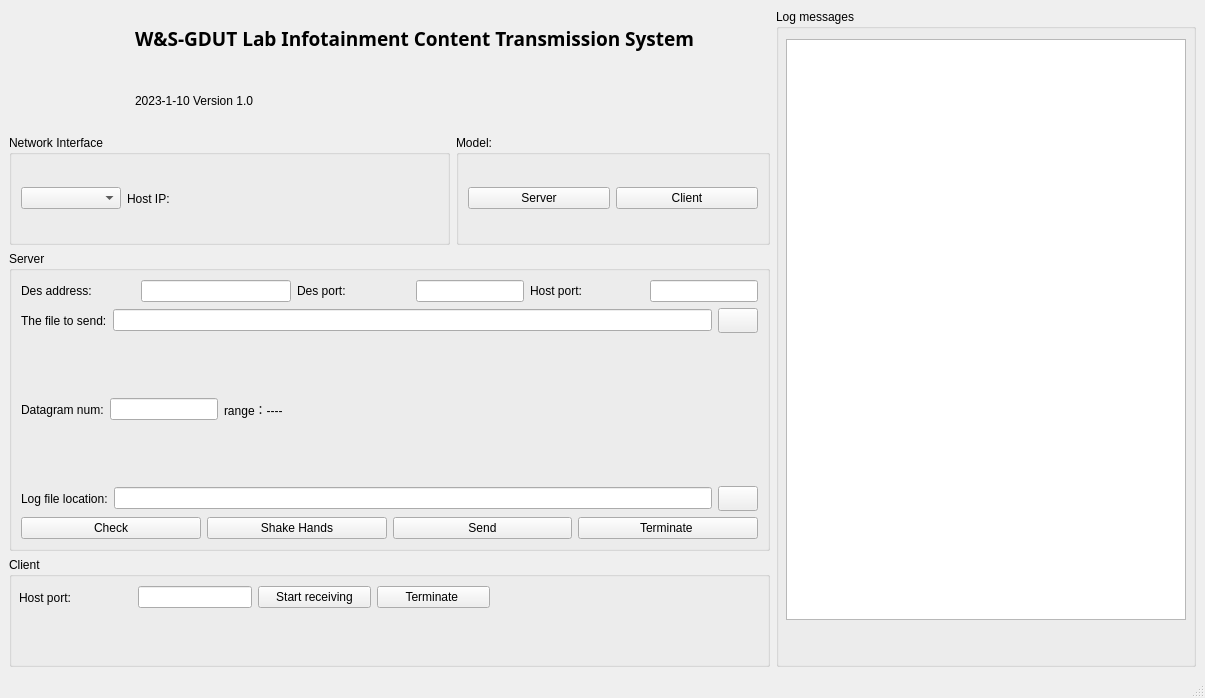
<?xml version="1.0" encoding="UTF-8"?>
<ui version="4.0">
 <class>TransmissionWindow</class>
 <widget class="QMainWindow" name="TransmissionWindow">
  <property name="geometry">
   <rect>
    <x>0</x>
    <y>0</y>
    <width>1205</width>
    <height>698</height>
   </rect>
  </property>
  <property name="sizePolicy">
   <sizepolicy hsizetype="Expanding" vsizetype="Expanding">
    <horstretch>0</horstretch>
    <verstretch>0</verstretch>
   </sizepolicy>
  </property>
  <property name="windowTitle">
   <string>TransmissionWindow</string>
  </property>
  <widget class="QWidget" name="centralwidget">
   <layout class="QGridLayout" name="gridLayout">
    <item row="0" column="0" rowspan="2">
     <widget class="QLabel" name="label_9">
      <property name="sizePolicy">
       <sizepolicy hsizetype="Fixed" vsizetype="Fixed">
        <horstretch>0</horstretch>
        <verstretch>0</verstretch>
       </sizepolicy>
      </property>
      <property name="minimumSize">
       <size>
        <width>120</width>
        <height>120</height>
       </size>
      </property>
      <property name="styleSheet">
       <string notr="true">image: url(:/file/image/logo.png);</string>
      </property>
      <property name="text">
       <string/>
      </property>
     </widget>
    </item>
    <item row="0" column="1" colspan="2">
     <widget class="QLabel" name="label_7">
      <property name="sizePolicy">
       <sizepolicy hsizetype="Minimum" vsizetype="Fixed">
        <horstretch>0</horstretch>
        <verstretch>0</verstretch>
       </sizepolicy>
      </property>
      <property name="minimumSize">
       <size>
        <width>600</width>
        <height>50</height>
       </size>
      </property>
      <property name="font">
       <font>
        <family>等线 Light</family>
        <pointsize>14</pointsize>
        <bold>true</bold>
       </font>
      </property>
      <property name="text">
       <string>W&amp;S-GDUT Lab Infotainment Content Transmission System</string>
      </property>
     </widget>
    </item>
    <item row="0" column="3" rowspan="5">
     <widget class="QGroupBox" name="groupBox_5">
      <property name="sizePolicy">
       <sizepolicy hsizetype="Minimum" vsizetype="Minimum">
        <horstretch>0</horstretch>
        <verstretch>0</verstretch>
       </sizepolicy>
      </property>
      <property name="minimumSize">
       <size>
        <width>420</width>
        <height>560</height>
       </size>
      </property>
      <property name="title">
       <string>Log messages</string>
      </property>
      <widget class="QTextBrowser" name="logOutputTextBrowser">
       <property name="geometry">
        <rect>
         <x>10</x>
         <y>30</y>
         <width>400</width>
         <height>581</height>
        </rect>
       </property>
       <property name="sizePolicy">
        <sizepolicy hsizetype="Minimum" vsizetype="Minimum">
         <horstretch>0</horstretch>
         <verstretch>0</verstretch>
        </sizepolicy>
       </property>
       <property name="minimumSize">
        <size>
         <width>400</width>
         <height>440</height>
        </size>
       </property>
      </widget>
     </widget>
    </item>
    <item row="1" column="1">
     <widget class="QLabel" name="label_10">
      <property name="sizePolicy">
       <sizepolicy hsizetype="Preferred" vsizetype="Fixed">
        <horstretch>0</horstretch>
        <verstretch>0</verstretch>
       </sizepolicy>
      </property>
      <property name="minimumSize">
       <size>
        <width>0</width>
        <height>50</height>
       </size>
      </property>
      <property name="text">
       <string>2023-1-10 Version 1.0</string>
      </property>
     </widget>
    </item>
    <item row="2" column="0" colspan="2">
     <widget class="QGroupBox" name="adapterGroupBox">
      <property name="sizePolicy">
       <sizepolicy hsizetype="Minimum" vsizetype="Minimum">
        <horstretch>0</horstretch>
        <verstretch>0</verstretch>
       </sizepolicy>
      </property>
      <property name="minimumSize">
       <size>
        <width>300</width>
        <height>50</height>
       </size>
      </property>
      <property name="title">
       <string>Network Interface</string>
      </property>
      <layout class="QVBoxLayout" name="verticalLayout_6">
       <item>
        <layout class="QHBoxLayout" name="horizontalLayout_13">
         <item>
          <widget class="QComboBox" name="adapterDomboBox">
           <property name="sizePolicy">
            <sizepolicy hsizetype="Fixed" vsizetype="Fixed">
             <horstretch>0</horstretch>
             <verstretch>0</verstretch>
            </sizepolicy>
           </property>
           <property name="minimumSize">
            <size>
             <width>100</width>
             <height>20</height>
            </size>
           </property>
          </widget>
         </item>
         <item>
          <widget class="QLabel" name="hostIpLabel">
           <property name="sizePolicy">
            <sizepolicy hsizetype="Minimum" vsizetype="Minimum">
             <horstretch>0</horstretch>
             <verstretch>0</verstretch>
            </sizepolicy>
           </property>
           <property name="minimumSize">
            <size>
             <width>200</width>
             <height>10</height>
            </size>
           </property>
           <property name="text">
            <string>Host IP:</string>
           </property>
          </widget>
         </item>
        </layout>
       </item>
      </layout>
     </widget>
    </item>
    <item row="2" column="2">
     <widget class="QGroupBox" name="modelGroupBox">
      <property name="sizePolicy">
       <sizepolicy hsizetype="Minimum" vsizetype="Minimum">
        <horstretch>0</horstretch>
        <verstretch>0</verstretch>
       </sizepolicy>
      </property>
      <property name="title">
       <string>Model:</string>
      </property>
      <layout class="QVBoxLayout" name="verticalLayout_5">
       <item>
        <layout class="QHBoxLayout" name="horizontalLayout_4">
         <item>
          <widget class="QPushButton" name="sendModelPushButton">
           <property name="sizePolicy">
            <sizepolicy hsizetype="Minimum" vsizetype="Fixed">
             <horstretch>0</horstretch>
             <verstretch>0</verstretch>
            </sizepolicy>
           </property>
           <property name="styleSheet">
            <string notr="true"/>
           </property>
           <property name="text">
            <string>Server</string>
           </property>
          </widget>
         </item>
         <item>
          <widget class="QPushButton" name="ReceiveModelPushButton">
           <property name="sizePolicy">
            <sizepolicy hsizetype="Minimum" vsizetype="Fixed">
             <horstretch>0</horstretch>
             <verstretch>0</verstretch>
            </sizepolicy>
           </property>
           <property name="text">
            <string>Client</string>
           </property>
          </widget>
         </item>
        </layout>
       </item>
      </layout>
     </widget>
    </item>
    <item row="3" column="0" colspan="3">
     <widget class="QGroupBox" name="sendGroupBox">
      <property name="sizePolicy">
       <sizepolicy hsizetype="Minimum" vsizetype="Fixed">
        <horstretch>0</horstretch>
        <verstretch>0</verstretch>
       </sizepolicy>
      </property>
      <property name="minimumSize">
       <size>
        <width>440</width>
        <height>300</height>
       </size>
      </property>
      <property name="title">
       <string>Server</string>
      </property>
      <layout class="QVBoxLayout" name="verticalLayout">
       <item>
        <layout class="QHBoxLayout" name="horizontalLayout_2">
         <property name="sizeConstraint">
          <enum>QLayout::SetFixedSize</enum>
         </property>
         <item>
          <widget class="QLabel" name="label">
           <property name="sizePolicy">
            <sizepolicy hsizetype="Minimum" vsizetype="Preferred">
             <horstretch>0</horstretch>
             <verstretch>0</verstretch>
            </sizepolicy>
           </property>
           <property name="minimumSize">
            <size>
             <width>110</width>
             <height>0</height>
            </size>
           </property>
           <property name="text">
            <string>Des address:</string>
           </property>
           <property name="buddy">
            <cstring>targetIpLineEdit</cstring>
           </property>
          </widget>
         </item>
         <item>
          <widget class="QLineEdit" name="targetIpLineEdit">
           <property name="sizePolicy">
            <sizepolicy hsizetype="Minimum" vsizetype="Fixed">
             <horstretch>0</horstretch>
             <verstretch>0</verstretch>
            </sizepolicy>
           </property>
           <property name="minimumSize">
            <size>
             <width>150</width>
             <height>10</height>
            </size>
           </property>
          </widget>
         </item>
         <item>
          <widget class="QLabel" name="label_2">
           <property name="sizePolicy">
            <sizepolicy hsizetype="Minimum" vsizetype="Preferred">
             <horstretch>0</horstretch>
             <verstretch>0</verstretch>
            </sizepolicy>
           </property>
           <property name="minimumSize">
            <size>
             <width>80</width>
             <height>10</height>
            </size>
           </property>
           <property name="text">
            <string>Des port:</string>
           </property>
           <property name="buddy">
            <cstring>targetPortLineEdit</cstring>
           </property>
          </widget>
         </item>
         <item>
          <widget class="QLineEdit" name="targetPortLineEdit">
           <property name="sizePolicy">
            <sizepolicy hsizetype="Fixed" vsizetype="Fixed">
             <horstretch>0</horstretch>
             <verstretch>0</verstretch>
            </sizepolicy>
           </property>
           <property name="minimumSize">
            <size>
             <width>10</width>
             <height>10</height>
            </size>
           </property>
          </widget>
         </item>
         <item>
          <widget class="QLabel" name="label_4">
           <property name="sizePolicy">
            <sizepolicy hsizetype="Minimum" vsizetype="Preferred">
             <horstretch>0</horstretch>
             <verstretch>0</verstretch>
            </sizepolicy>
           </property>
           <property name="minimumSize">
            <size>
             <width>80</width>
             <height>0</height>
            </size>
           </property>
           <property name="text">
            <string>Host port:</string>
           </property>
           <property name="buddy">
            <cstring>targetPortLineEdit</cstring>
           </property>
          </widget>
         </item>
         <item>
          <widget class="QLineEdit" name="hostPortLineEdit">
           <property name="sizePolicy">
            <sizepolicy hsizetype="Maximum" vsizetype="Fixed">
             <horstretch>0</horstretch>
             <verstretch>0</verstretch>
            </sizepolicy>
           </property>
           <property name="minimumSize">
            <size>
             <width>10</width>
             <height>5</height>
            </size>
           </property>
          </widget>
         </item>
        </layout>
       </item>
       <item>
        <layout class="QHBoxLayout" name="horizontalLayout_8">
         <item>
          <widget class="QLabel" name="label_8">
           <property name="text">
            <string>The file to send:</string>
           </property>
           <property name="buddy">
            <cstring>downloadDirectoryLineEdit</cstring>
           </property>
          </widget>
         </item>
         <item>
          <widget class="QLineEdit" name="fileLocationLineEdit"/>
         </item>
         <item>
          <widget class="QPushButton" name="fileLocationPushButton">
           <property name="sizePolicy">
            <sizepolicy hsizetype="Fixed" vsizetype="Fixed">
             <horstretch>0</horstretch>
             <verstretch>0</verstretch>
            </sizepolicy>
           </property>
           <property name="minimumSize">
            <size>
             <width>25</width>
             <height>25</height>
            </size>
           </property>
           <property name="styleSheet">
            <string notr="true">image: url(:/file/image/folder.png);
</string>
           </property>
           <property name="text">
            <string/>
           </property>
          </widget>
         </item>
        </layout>
       </item>
       <item>
        <layout class="QHBoxLayout" name="horizontalLayout_6">
         <item>
          <widget class="QLabel" name="label_6">
           <property name="text">
            <string>Datagram num:</string>
           </property>
           <property name="buddy">
            <cstring>numOfDatagramLineEdit</cstring>
           </property>
          </widget>
         </item>
         <item>
          <widget class="QLineEdit" name="numOfDatagramLineEdit">
           <property name="sizePolicy">
            <sizepolicy hsizetype="Minimum" vsizetype="Fixed">
             <horstretch>0</horstretch>
             <verstretch>0</verstretch>
            </sizepolicy>
           </property>
           <property name="minimumSize">
            <size>
             <width>100</width>
             <height>10</height>
            </size>
           </property>
          </widget>
         </item>
         <item>
          <widget class="QLabel" name="numScaleLabel">
           <property name="text">
            <string>range：----</string>
           </property>
          </widget>
         </item>
         <item>
          <spacer name="horizontalSpacer">
           <property name="orientation">
            <enum>Qt::Horizontal</enum>
           </property>
           <property name="sizeHint" stdset="0">
            <size>
             <width>40</width>
             <height>20</height>
            </size>
           </property>
          </spacer>
         </item>
        </layout>
       </item>
       <item>
        <layout class="QHBoxLayout" name="horizontalLayout_5">
         <item>
          <widget class="QLabel" name="label_5">
           <property name="text">
            <string>Log file location:</string>
           </property>
           <property name="buddy">
            <cstring>downloadDirectoryLineEdit</cstring>
           </property>
          </widget>
         </item>
         <item>
          <widget class="QLineEdit" name="downloadDirectoryLineEdit">
           <property name="styleSheet">
            <string notr="true"/>
           </property>
          </widget>
         </item>
         <item>
          <widget class="QPushButton" name="downloadDirectorPushButton">
           <property name="sizePolicy">
            <sizepolicy hsizetype="Fixed" vsizetype="Fixed">
             <horstretch>0</horstretch>
             <verstretch>0</verstretch>
            </sizepolicy>
           </property>
           <property name="minimumSize">
            <size>
             <width>25</width>
             <height>25</height>
            </size>
           </property>
           <property name="styleSheet">
            <string notr="true">image: url(:/file/image/folder.png);</string>
           </property>
           <property name="text">
            <string/>
           </property>
          </widget>
         </item>
        </layout>
       </item>
       <item>
        <layout class="QHBoxLayout" name="horizontalLayout_7">
         <item>
          <widget class="QPushButton" name="checkSendPushButton">
           <property name="text">
            <string>Check</string>
           </property>
          </widget>
         </item>
         <item>
          <widget class="QPushButton" name="shakeHandsPushButton">
           <property name="sizePolicy">
            <sizepolicy hsizetype="Minimum" vsizetype="Fixed">
             <horstretch>0</horstretch>
             <verstretch>0</verstretch>
            </sizepolicy>
           </property>
           <property name="text">
            <string>Shake Hands</string>
           </property>
          </widget>
         </item>
         <item>
          <widget class="QPushButton" name="startSendPushButton">
           <property name="text">
            <string>Send</string>
           </property>
          </widget>
         </item>
         <item>
          <widget class="QPushButton" name="stopSendPushButton">
           <property name="text">
            <string>Terminate </string>
           </property>
          </widget>
         </item>
        </layout>
       </item>
      </layout>
     </widget>
    </item>
    <item row="4" column="0" colspan="3">
     <widget class="QGroupBox" name="receiveGroupBox">
      <property name="sizePolicy">
       <sizepolicy hsizetype="Minimum" vsizetype="Minimum">
        <horstretch>0</horstretch>
        <verstretch>0</verstretch>
       </sizepolicy>
      </property>
      <property name="title">
       <string>Client</string>
      </property>
      <widget class="QWidget" name="horizontalLayoutWidget">
       <property name="geometry">
        <rect>
         <x>10</x>
         <y>20</y>
         <width>471</width>
         <height>41</height>
        </rect>
       </property>
       <layout class="QHBoxLayout" name="horizontalLayout">
        <item>
         <widget class="QLabel" name="label_3">
          <property name="text">
           <string>Host port:</string>
          </property>
          <property name="buddy">
           <cstring>SourcePortLineEdit</cstring>
          </property>
         </widget>
        </item>
        <item>
         <widget class="QLineEdit" name="SourcePortLineEdit">
          <property name="sizePolicy">
           <sizepolicy hsizetype="Minimum" vsizetype="Fixed">
            <horstretch>0</horstretch>
            <verstretch>0</verstretch>
           </sizepolicy>
          </property>
          <property name="minimumSize">
           <size>
            <width>50</width>
            <height>10</height>
           </size>
          </property>
         </widget>
        </item>
        <item>
         <widget class="QPushButton" name="startReceivePushButton">
          <property name="text">
           <string>Start receiving</string>
          </property>
         </widget>
        </item>
        <item>
         <widget class="QPushButton" name="stopReceivePushButton">
          <property name="text">
           <string>Terminate </string>
          </property>
         </widget>
        </item>
       </layout>
      </widget>
     </widget>
    </item>
   </layout>
  </widget>
  <widget class="QMenuBar" name="menubar">
   <property name="geometry">
    <rect>
     <x>0</x>
     <y>0</y>
     <width>1205</width>
     <height>25</height>
    </rect>
   </property>
  </widget>
  <widget class="QStatusBar" name="statusbar"/>
 </widget>
 <resources/>
 <connections/>
</ui>
